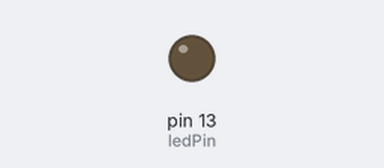
A sketch run on a simulated Arduino Uno, built with avr-gcc and run on an emulated ATmega328P. Parts: output pins drawn as LEDs (lit = HIGH).

Above: at 0.3 s.
At 4.6 s:
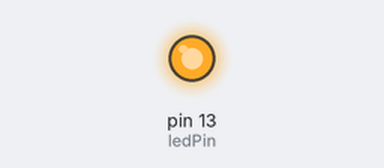
Timing chart, 0 to 7.2 s (numbered marks = the images above):
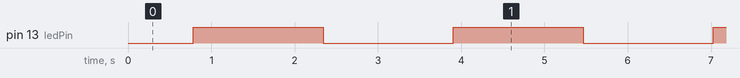

Measured:
- by itself, pin 13 (ledPin): alternates HIGH for 1.6 s and LOW for 1.6 s

The sketch:

6_analog_write.ino
```cpp
const int ledPin = 13;

void setup() {
  pinMode(ledPin, OUTPUT);
}

void loop() {
  for (int brightness = 0; brightness <= 255; brightness += 5) {
    analogWrite(ledPin, brightness);  // Increase brightness
    delay(30);
  }
  for (int brightness = 255; brightness >= 0; brightness -= 5) {
    analogWrite(ledPin, brightness);  // Decrease brightness
    delay(30);
  }
}
```
